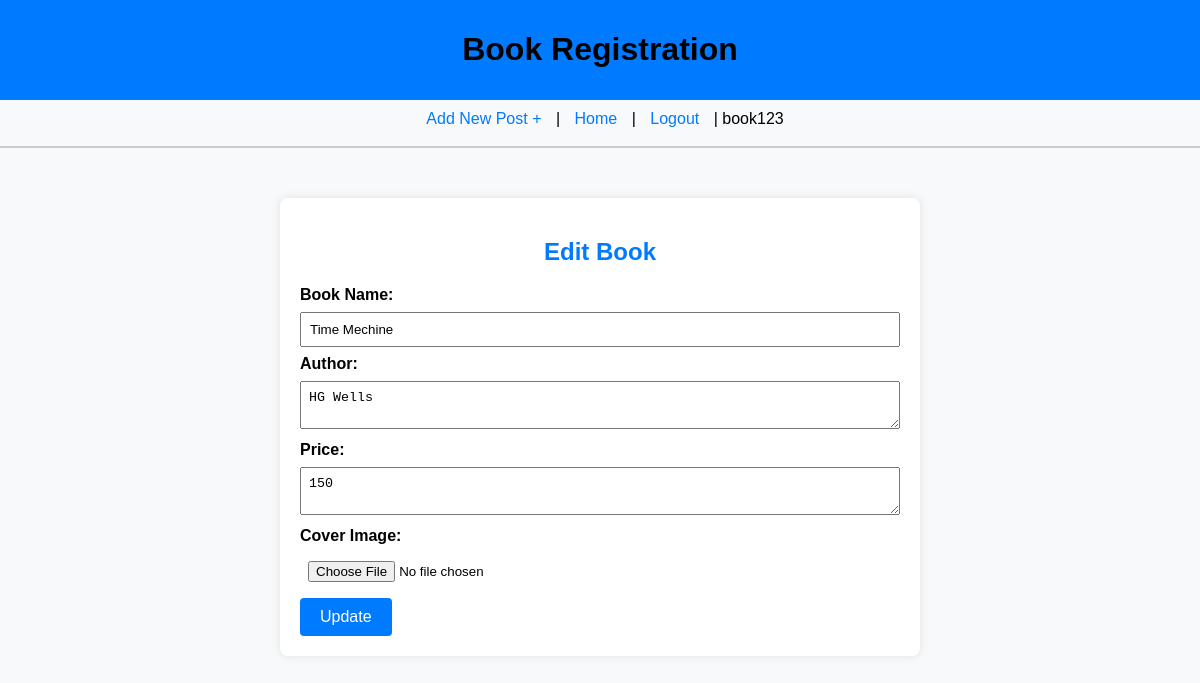
Page /edit/3/ (signed in) on the committed database.
### bookapp/models.py (models this page shows, shortened)
class Article(models.Model):
    Bookname = models.CharField(max_length=200)
    Author = models.TextField()
    Price = models.IntegerField()
    cover_image = models.ImageField(upload_to="article_images/", null=True, blank=True)
    author = models.ForeignKey(User, on_delete=models.CASCADE)
    created = models.DateTimeField(auto_now_add=True)
    updated = models.DateTimeField(auto_now=True)

### bookapp/views.py (the view, shortened to what this page needs)
# urls.py: path('edit/<int:id>/',edit,name='edit'),
@login_required(login_url="login")
def edit(request, id):
    edits = Article.objects.get(id=id)
    context = {"blog": edits}
    return render(request, "edit.html", context)

### bookapp/templates/edit.html (shortened to what this page needs)
{% extends 'base.html' %}
{% block content %}
<div class="form-container">
    <form method="post" enctype="multipart/form-data">
        <h2>Edit Book</h2>
        <label for="bookname">Book Name:</label>
        <input type="text" name="bookname" id="bookname" value="{{ blog.Bookname }}" required>
        <label for="author">Author:</label>
        <textarea name="author" id="author" required>{{ blog.Author }}</textarea>
        <label for="price">Price:</label>
        <textarea name="price" id="price" required>{{ blog.Price }}</textarea>
        <label for="cover_image">Cover Image:</label>
        <input type="file" name="cover_image" id="cover_image" accept="image/*">
        <input type="submit" value="Update">
    </form>
</div>
{% endblock content %}

### bookapp/templates/base.html (shortened to what this page needs)
<!DOCTYPE html>
<html lang="en">
<head>
</head>
<body>
<header>
    <h1>Book Registration</h1>
</header>
<nav>
    <a href="{% url 'create' %}">Add New Post +</a> |
    <a href="{% url 'home' %}">Home</a> |
    {% if request.user.is_authenticated %}
        <a href="{% url 'logout' %}">Logout</a> |
    {% else %}
        <a href="{% url 'register' %}">Register</a> |
        <a href="{% url 'login' %}">Login</a>
    {% endif %}
    {% if request.user.is_authenticated %}
        {{ request.user.username }}
    {% endif %}
</nav>
<hr />
<div class="content">
    {% block content %}
    {% endblock content %}
</div>
</body>
</html>

### bookapp/templates/base.html (style rules this page uses)
body { font-family: 'Arial', sans-serif; background-color: #f8f9fa; margin: 0; padding: 0; }
header { background-color: #007bff; color: #000000 !important; text-align: center; padding: 10px; }
nav { background-color: #f8f9fa; padding: 10px; text-align: center; }
nav a { text-decoration: none; color: #007bff; margin: 0 10px; }
hr { border: 1px solid #ccc; }
.content { margin: 20px; }

### bookapp/templates/edit.html (style rules this page uses)
body { background-color: #f8f9fa; }
.form-container { max-width: 600px; margin: 50px auto; padding: 20px; background-color: #fff; border-radius: 8px; box-shadow: 0 0 10px rgba(0, 0, 0, 0.1); }
h2 { text-align: center; color: #007bff; }
label { font-weight: bold; }
input[type="text"], textarea, input[type="file"] { width: 100%; padding: 8px; margin: 8px 0; box-sizing: border-box; }
input[type="submit"] { background-color: #007bff; color: #fff; padding: 10px 20px; border: none; border-radius: 4px; cursor: pointer; font-size: 16px; }

### rows in the picture
Article: bookname "Time Mechine", author "HG Wells", price "150"

### other values in the picture
{{ request.user.username }} "book123"
